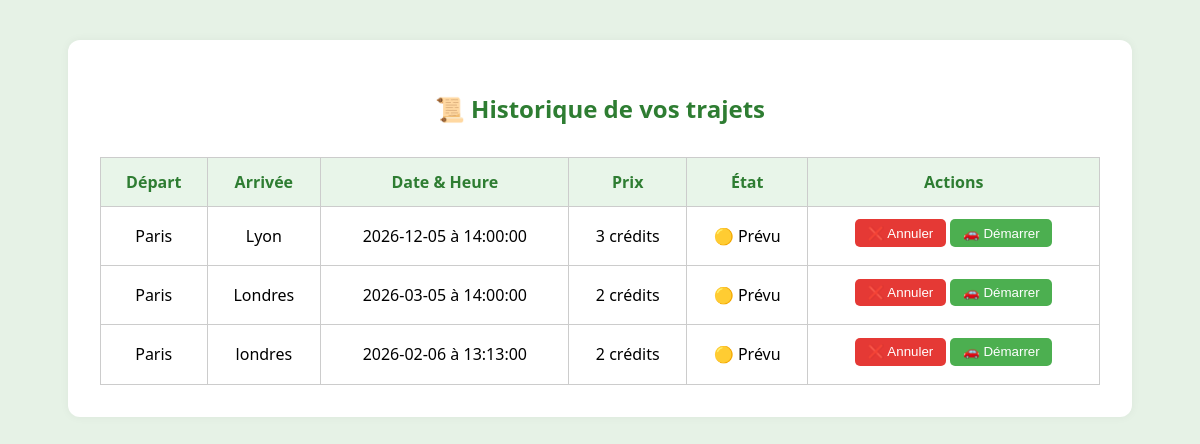
The page /pages/historique.php (signed in) on the database its author committed.
### tables this page shows
CREATE TABLE `trajets` (
  `id` int(11) NOT NULL,
  `conducteur_id` int(11) DEFAULT NULL,
  `vehicule_id` int(11) NOT NULL,
  `ville_depart` varchar(100) DEFAULT NULL,
  `ville_arrivee` varchar(100) DEFAULT NULL,
  `date_depart` date DEFAULT NULL,
  `heure_depart` time DEFAULT NULL,
  `prix` int(11) DEFAULT NULL,
  `places_restantes` int(11) DEFAULT NULL,
  `ecologique` tinyint(1) DEFAULT NULL,
  `etat` enum('en_attente','prévu','en_cours','termine','annule') DEFAULT 'en_attente'
);

### pages/historique.php (the view, shortened to what this page needs)
<?php
require_once(__DIR__ . '/../includes/db.php');
$utilisateur_id = $_SESSION['utilisateur_id'];
$stmt = $pdo->prepare("
    SELECT DISTINCT t.id, t.ville_depart, t.ville_arrivee, t.date_depart, t.heure_depart, t.prix, t.etat, t.conducteur_id
    FROM trajets t
    LEFT JOIN participations p ON t.id = p.id_trajet
    WHERE t.conducteur_id = :id OR p.id_utilisateur = :id
    ORDER BY t.date_depart DESC
");
$stmt->execute(['id' => $utilisateur_id]);
$trajets = $stmt->fetchAll();
?>
<!DOCTYPE html>
<html lang="fr">
<head>
</head>
<body>
<div class="container">
    <h2>📜 Historique de vos trajets</h2>
    <?php if (!empty($trajets)): ?>
        <table>
            <thead>
                <tr>
                    <th>Départ</th>
                    <th>Arrivée</th>
                    <th>Date & Heure</th>
                    <th>Prix</th>
                    <th>État</th>
                    <th>Actions</th>
                </tr>
            </thead>
            <tbody>
            <?php foreach ($trajets as $trajet): ?>
                <tr>
                    <td data-label="Départ"><?= htmlspecialchars($trajet['ville_depart']) ?></td>
                    <td data-label="Arrivée"><?= htmlspecialchars($trajet['ville_arrivee']) ?></td>
                    <td data-label="Date & Heure"><?= htmlspecialchars($trajet['date_depart']) ?> à <?= htmlspecialchars($trajet['heure_depart']) ?></td>
                    <td data-label="Prix"><?= htmlspecialchars($trajet['prix']) ?> crédits</td>
                    <td data-label="État">
                        <?= match ($trajet['etat']) {
                            'en_attente' => '🟡 En attente',
                            'prévu' => '🟡 Prévu',
                            'en_cours' => '🟠 En cours',
                            'termine' => '✅ Terminé',
                            'annule' => '❌ Annulé',
                            default => '🔍 ' . htmlspecialchars($trajet['etat'])
                        } ?>
                    </td>
                    <td data-label="Actions">
                        <?php if (
                            $trajet['conducteur_id'] == $utilisateur_id &&
                            in_array($_SESSION['role'], ['chauffeur', 'passager_chauffeur'])
                        ): ?>
                            <?php if (in_array($trajet['etat'], ['en_attente', 'prévu'])): ?>
                                <form method="POST" action="index.php?page=action_trajet" style="margin-bottom:5px;">
                                    <button type="submit" name="action" value="annuler" class="btn-red">❌ Annuler</button>
                                    <button type="submit" name="action" value="demarrer" class="btn-green">🚗 Démarrer</button>
                                </form>
                            <?php else: ?>
                                —
                            <?php endif; ?>
                        <?php endif; ?>
                    </td>
                </tr>
            <?php endforeach; ?>
            </tbody>
        </table>
    <?php else: ?>
        <p style="text-align:center; font-weight:bold;">🚫 Aucun trajet trouvé.</p>
    <?php endif; ?>
</div>
</body>
</html>

### pages/historique.php (style rules this page uses)
body { font-family: 'Segoe UI', sans-serif; background: #e6f2e6; padding: 2rem; }
.container { max-width: 1000px; margin: 0 auto; background: #fff; padding: 2rem; border-radius: 12px; box-shadow: 0 0 10px rgba(0,0,0,0.05); }
h2 { text-align: center; color: #2e7d32; }
table { width: 100%; border-collapse: collapse; margin-top: 2rem; }
th, td { padding: 0.8rem; border: 1px solid #ccc; text-align: center; }
th { background-color: #e8f5e9; color: #2e7d32; }
button { padding: 0.4rem 0.8rem; border: none; border-radius: 5px; cursor: pointer; }
.btn-green { background-color: #4CAF50; color: white; }
.btn-red { background-color: #e53935; color: white; }

### rows shown on the page
trajets: ville_depart "Paris", ville_arrivee "Lyon", date_depart "2026-12-05", heure_depart "14:00:00", prix "3", etat "🟡 Prévu"
trajets: ville_depart "Paris", ville_arrivee "Londres", date_depart "2026-03-05", heure_depart "14:00:00", prix "2", etat "🟡 Prévu"
trajets: ville_depart "Paris", ville_arrivee "londres", date_depart "2026-02-06", heure_depart "13:13:00", prix "2", etat "🟡 Prévu"
